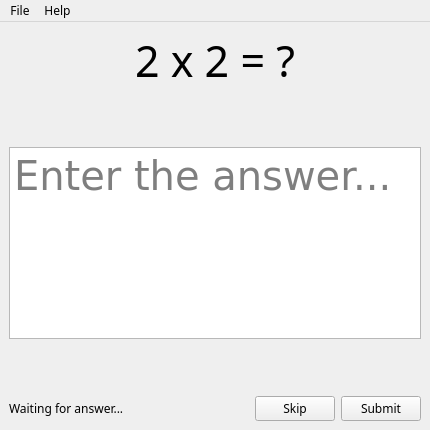
<?xml version="1.0" encoding="UTF-8"?>
<ui version="4.0">
 <class>MainWindow</class>
 <widget class="QMainWindow" name="MainWindow">
  <property name="windowModality">
   <enum>Qt::NonModal</enum>
  </property>
  <property name="geometry">
   <rect>
    <x>0</x>
    <y>0</y>
    <width>430</width>
    <height>430</height>
   </rect>
  </property>
  <property name="font">
   <font>
    <family>Sans</family>
   </font>
  </property>
  <property name="windowTitle">
   <string>Count!</string>
  </property>
  <property name="styleSheet">
   <string notr="true"/>
  </property>
  <widget class="QWidget" name="centralwidget">
   <layout class="QGridLayout" name="gridLayout">
    <item row="1" column="0" colspan="4">
     <spacer name="verticalSpacer_2">
      <property name="orientation">
       <enum>Qt::Vertical</enum>
      </property>
      <property name="sizeHint" stdset="0">
       <size>
        <width>20</width>
        <height>40</height>
       </size>
      </property>
     </spacer>
    </item>
    <item row="5" column="2">
     <widget class="QPushButton" name="skipPushButton">
      <property name="font">
       <font>
        <family>Sans</family>
       </font>
      </property>
      <property name="text">
       <string>Skip</string>
      </property>
     </widget>
    </item>
    <item row="5" column="3">
     <widget class="QPushButton" name="submitPushButton">
      <property name="font">
       <font>
        <family>Sans</family>
       </font>
      </property>
      <property name="text">
       <string>Submit</string>
      </property>
     </widget>
    </item>
    <item row="3" column="0" colspan="4">
     <spacer name="verticalSpacer">
      <property name="orientation">
       <enum>Qt::Vertical</enum>
      </property>
      <property name="sizeHint" stdset="0">
       <size>
        <width>20</width>
        <height>40</height>
       </size>
      </property>
     </spacer>
    </item>
    <item row="5" column="0">
     <widget class="QLabel" name="statusLabel">
      <property name="font">
       <font>
        <family>Sans</family>
       </font>
      </property>
      <property name="text">
       <string>Waiting for answer...</string>
      </property>
     </widget>
    </item>
    <item row="5" column="1">
     <spacer name="horizontalSpacer">
      <property name="orientation">
       <enum>Qt::Horizontal</enum>
      </property>
      <property name="sizeHint" stdset="0">
       <size>
        <width>40</width>
        <height>20</height>
       </size>
      </property>
     </spacer>
    </item>
    <item row="0" column="0" colspan="4">
     <widget class="QLabel" name="questionLabel">
      <property name="font">
       <font>
        <family>Sans</family>
        <pointsize>32</pointsize>
       </font>
      </property>
      <property name="text">
       <string>2 x 2 = ?</string>
      </property>
      <property name="alignment">
       <set>Qt::AlignCenter</set>
      </property>
     </widget>
    </item>
    <item row="2" column="0" colspan="4">
     <widget class="QPlainTextEdit" name="answerTextEdit">
      <property name="font">
       <font>
        <family>DejaVu Sans</family>
        <pointsize>30</pointsize>
       </font>
      </property>
      <property name="placeholderText">
       <string>Enter the answer...</string>
      </property>
     </widget>
    </item>
   </layout>
  </widget>
  <widget class="QMenuBar" name="menubar">
   <property name="geometry">
    <rect>
     <x>0</x>
     <y>0</y>
     <width>430</width>
     <height>23</height>
    </rect>
   </property>
   <property name="font">
    <font>
     <family>Sans</family>
    </font>
   </property>
   <widget class="QMenu" name="menuFile">
    <property name="title">
     <string>File</string>
    </property>
    <addaction name="newGameAction"/>
    <addaction name="settingsAction"/>
    <addaction name="exitAction"/>
   </widget>
   <widget class="QMenu" name="menuInformation">
    <property name="title">
     <string>Help</string>
    </property>
    <addaction name="aboutAction"/>
   </widget>
   <addaction name="menuFile"/>
   <addaction name="menuInformation"/>
  </widget>
  <action name="newGameAction">
   <property name="text">
    <string>New game</string>
   </property>
   <property name="font">
    <font>
     <family>Sans</family>
    </font>
   </property>
  </action>
  <action name="actionSettings">
   <property name="text">
    <string>Settings</string>
   </property>
  </action>
  <action name="exitAction">
   <property name="text">
    <string>Exit</string>
   </property>
  </action>
  <action name="aboutAction">
   <property name="text">
    <string>About</string>
   </property>
   <property name="font">
    <font>
     <family>Sans</family>
    </font>
   </property>
  </action>
  <action name="settingsAction">
   <property name="text">
    <string>Settings</string>
   </property>
  </action>
 </widget>
 <resources/>
 <connections/>
</ui>
